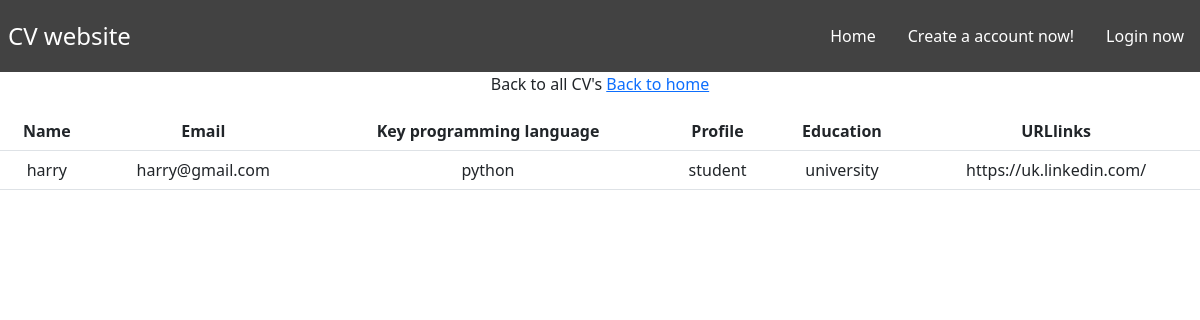
/cv_details.php?id=2, run on the app's committed database.
### tables this page shows
CREATE TABLE `cvs` (
  `id` bigint(20) UNSIGNED NOT NULL,
  `name` varchar(100) NOT NULL,
  `email` varchar(100) NOT NULL,
  `password` varchar(255) NOT NULL,
  `keyprogramming` varchar(255) DEFAULT NULL,
  `profile` varchar(500) DEFAULT NULL,
  `education` varchar(500) DEFAULT NULL,
  `URLlinks` varchar(500) DEFAULT NULL
);

### cv_details.php (the view, shortened to what this page needs)
<html lang="en">
<head>
    <link href="https://cdn.jsdelivr.net/npm/bootstrap@5.1.3/dist/css/bootstrap.min.css" rel="stylesheet">
    <link href="style.css" rel="stylesheet">
</head>
<body class="body-style">
    <nav class="navbar">
		<div class="brand-title">CV website</div>
		<div class="navbar-links">
			<ul>
            <?php
				if(isset($_SESSION['username'])) {
					echo "<li><a href='index.php'>Home</a></li>";
					echo "<li><a href='update_cv.php'>Update your CV</a></li>";
					echo "<li><a href='logout.php'>Log out</a></li>";
				} else {
					echo "<li><a href='index.php'>Home</a></li>";
					echo "<li><a href='register_form.php'>Create a account now!</a></li>";
					echo "<li><a href='login_form.php'>Login now</a></li>";
				}
			?>
			</ul>
		</div>
	</nav>
    <table cellspacing="0"  cellpadding="5" class="table" >
	<tr><th align='left'><b>Name</b></th>
    <th align='left'><b>Email</b></th>
    <th align='left'><b>Key programming language</b></th></th>
    <th align='left'><b>Profile</b></th></th>
    <th align='left'><b>Education</b></th></th>
    <th align='left'><b>URLlinks</b></th></tr>
    <?php
        require_once ('connectdb.php');
        if(isset($_GET['id'])) {
            $cvID = $_GET['id'];
            $sql = "SELECT * FROM cvs where id = :id";
            $stmt = $db->prepare($sql);
            $stmt->bindparam(':id', $cvID);
            $stmt->execute();
            $result = $stmt->fetch();
        } else {
            echo "Error";
        }
		echo  "<tr><td align='left'>" . $result['name'] . "</td>";
		echo  "<td align='left'>" . $result['email'] . "</td>";
		echo  "<td align='left'>" . $result['keyprogramming'] . "</td>";
		echo  "<td align='left'>" . $result['profile'] . "</td>";
		echo  "<td align='left'>" . $result['education'] . "</td>";
		echo "<td align='left'>". $result['URLlinks'] . "</td>";
    ?>
    <p>Back to all CV's <a href="index.php">Back to home</a></p>
</body>
</html>

### style.css (style rules this page uses)
* { box-sizing: border-box; text-align: center; }
.body-style { margin: 0; padding: 0; }
.navbar { display: flex; justify-content: space-between; align-items: center; background-color: #424242; color: white; }
.brand-title { font-size: 1.5rem; margin: 0.5rem; }
.navbar-links ul { margin: 0; padding: 0; display: flex; }
.navbar-links li { list-style: none; }
.navbar-links li a { text-decoration: none; color: white; padding: 1rem; display: block; }
.table { margin: auto; }

### data on the page
cvs: name "harry", email "harry@gmail.com", keyprogramming "python", profile "student", education "university", URLlinks "https://uk.linkedin.com/"
